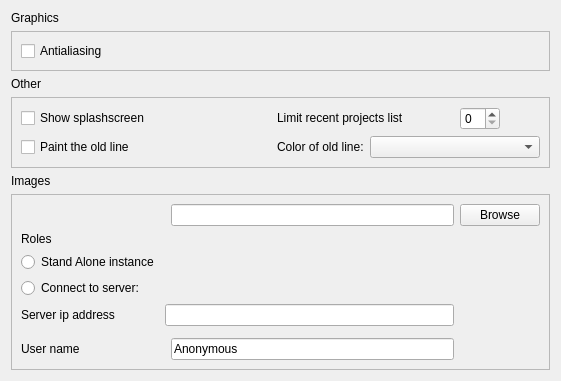
<?xml version="1.0" encoding="UTF-8"?>
<ui version="4.0">
 <class>PreferencesMiscellaniousPage</class>
 <widget class="QWidget" name="PreferencesMiscellaniousPage">
  <property name="geometry">
   <rect>
    <x>0</x>
    <y>0</y>
    <width>561</width>
    <height>381</height>
   </rect>
  </property>
  <property name="sizePolicy">
   <sizepolicy hsizetype="Expanding" vsizetype="Expanding">
    <horstretch>0</horstretch>
    <verstretch>0</verstretch>
   </sizepolicy>
  </property>
  <layout class="QVBoxLayout" name="verticalLayout">
   <item>
    <widget class="QLabel" name="label_5">
     <property name="text">
      <string>Graphics</string>
     </property>
    </widget>
   </item>
   <item>
    <widget class="QFrame" name="frame_3">
     <property name="frameShape">
      <enum>QFrame::StyledPanel</enum>
     </property>
     <property name="frameShadow">
      <enum>QFrame::Raised</enum>
     </property>
     <layout class="QGridLayout" name="gridLayout">
      <item row="0" column="0">
       <widget class="QCheckBox" name="antialiasingCheckBox">
        <property name="text">
         <string>Antialiasing</string>
        </property>
       </widget>
      </item>
     </layout>
    </widget>
   </item>
   <item>
    <widget class="QLabel" name="label_6">
     <property name="text">
      <string>Other</string>
     </property>
    </widget>
   </item>
   <item>
    <widget class="QFrame" name="frame_4">
     <property name="frameShape">
      <enum>QFrame::StyledPanel</enum>
     </property>
     <property name="frameShadow">
      <enum>QFrame::Raised</enum>
     </property>
     <layout class="QGridLayout" name="gridLayout_2" rowstretch="0,0,0,0">
      <item row="0" column="0">
       <widget class="QCheckBox" name="splashScreenCheckBox">
        <property name="text">
         <string>Show splashscreen</string>
        </property>
       </widget>
      </item>
      <item row="3" column="2">
       <widget class="QLabel" name="label_8">
        <property name="text">
         <string>Color of old line:</string>
        </property>
       </widget>
      </item>
      <item row="3" column="3">
       <widget class="QComboBox" name="colorComboBox">
        <property name="minimumSize">
         <size>
          <width>170</width>
          <height>0</height>
         </size>
        </property>
        <property name="frame">
         <bool>true</bool>
        </property>
       </widget>
      </item>
      <item row="3" column="0">
       <widget class="QCheckBox" name="paintOldLineCheckBox">
        <property name="enabled">
         <bool>true</bool>
        </property>
        <property name="text">
         <string>Paint the old line</string>
        </property>
       </widget>
      </item>
      <item row="3" column="1">
       <spacer name="horizontalSpacer">
        <property name="orientation">
         <enum>Qt::Horizontal</enum>
        </property>
        <property name="sizeType">
         <enum>QSizePolicy::Expanding</enum>
        </property>
        <property name="sizeHint" stdset="0">
         <size>
          <width>40</width>
          <height>20</height>
         </size>
        </property>
       </spacer>
      </item>
      <item row="0" column="2" colspan="2">
       <layout class="QHBoxLayout" name="horizontalLayout_4">
        <property name="spacing">
         <number>5</number>
        </property>
        <property name="sizeConstraint">
         <enum>QLayout::SetDefaultConstraint</enum>
        </property>
        <property name="topMargin">
         <number>0</number>
        </property>
        <property name="rightMargin">
         <number>0</number>
        </property>
        <item>
         <widget class="QLabel" name="label_9">
          <property name="sizePolicy">
           <sizepolicy hsizetype="Preferred" vsizetype="Maximum">
            <horstretch>0</horstretch>
            <verstretch>0</verstretch>
           </sizepolicy>
          </property>
          <property name="text">
           <string>Limit recent projects list</string>
          </property>
          <property name="wordWrap">
           <bool>true</bool>
          </property>
         </widget>
        </item>
        <item>
         <widget class="QSpinBox" name="recentProjectsLimitSpinBox">
          <property name="sizePolicy">
           <sizepolicy hsizetype="Fixed" vsizetype="Fixed">
            <horstretch>0</horstretch>
            <verstretch>0</verstretch>
           </sizepolicy>
          </property>
          <property name="maximumSize">
           <size>
            <width>40</width>
            <height>16777215</height>
           </size>
          </property>
         </widget>
        </item>
        <item>
         <spacer name="horizontalSpacer_2">
          <property name="orientation">
           <enum>Qt::Horizontal</enum>
          </property>
          <property name="sizeType">
           <enum>QSizePolicy::Maximum</enum>
          </property>
          <property name="sizeHint" stdset="0">
           <size>
            <width>40</width>
            <height>20</height>
           </size>
          </property>
         </spacer>
        </item>
       </layout>
      </item>
     </layout>
    </widget>
   </item>
   <item>
    <widget class="QLabel" name="label_7">
     <property name="text">
      <string>Images</string>
     </property>
    </widget>
   </item>
   <item>
    <widget class="QFrame" name="frame_5">
     <property name="frameShape">
      <enum>QFrame::StyledPanel</enum>
     </property>
     <property name="frameShadow">
      <enum>QFrame::Raised</enum>
     </property>
     <layout class="QGridLayout" name="gridLayout_3">
      <item row="0" column="3">
       <widget class="QPushButton" name="imagesPathBrowseButton">
        <property name="text">
         <string>Browse</string>
        </property>
       </widget>
      </item>
      <item row="0" column="2">
       <widget class="QLineEdit" name="imagesPathEdit"/>
      </item>
      <item row="2" column="0">
       <widget class="QLabel" name="label_10">
        <property name="text">
         <string>Roles</string>
        </property>
       </widget>
      </item>
      <item row="9" column="0">
       <widget class="QLabel" name="label_11">
        <property name="text">
         <string>Server ip address</string>
        </property>
       </widget>
      </item>
      <item row="10" column="2">
       <spacer name="verticalSpacer">
        <property name="orientation">
         <enum>Qt::Vertical</enum>
        </property>
        <property name="sizeHint" stdset="0">
         <size>
          <width>20</width>
          <height>40</height>
         </size>
        </property>
       </spacer>
      </item>
      <item row="9" column="1" colspan="2">
       <widget class="QLineEdit" name="ipAddressEdit"/>
      </item>
      <item row="11" column="2">
       <widget class="QLineEdit" name="userName">
        <property name="text">
         <string>Anonymous</string>
        </property>
       </widget>
      </item>
      <item row="11" column="0">
       <widget class="QLabel" name="label">
        <property name="text">
         <string>User name</string>
        </property>
       </widget>
      </item>
      <item row="5" column="0">
       <widget class="QRadioButton" name="clientRole">
        <property name="text">
         <string>Connect to server:</string>
        </property>
        <attribute name="buttonGroup">
         <string notr="true">buttonGroup</string>
        </attribute>
       </widget>
      </item>
      <item row="4" column="0">
       <widget class="QRadioButton" name="standAloneRole">
        <property name="text">
         <string>Stand Alone instance</string>
        </property>
        <attribute name="buttonGroup">
         <string notr="true">buttonGroup</string>
        </attribute>
       </widget>
      </item>
     </layout>
    </widget>
   </item>
  </layout>
 </widget>
 <resources/>
 <connections/>
 <buttongroups>
  <buttongroup name="buttonGroup"/>
 </buttongroups>
</ui>
